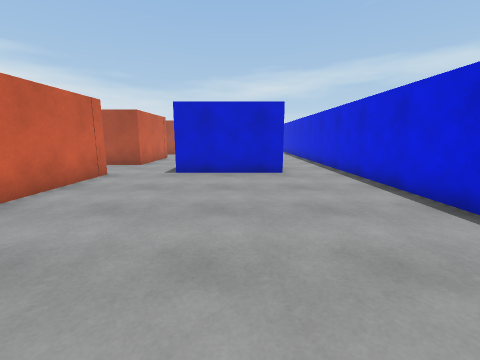
view 1 (above)

20 first-person views from a walk through a scene from a Unity 3-D project. The camera is 1.3 m above the floor, tilts 10° down and sees 90° across. The floor is counted in squares, 1 m on a side. Each view is taken from the middle of a square. On the plan, view 1 faces up. The plan holds only what a view shows up to about 12 squares ahead; the rest is blank.

view 2
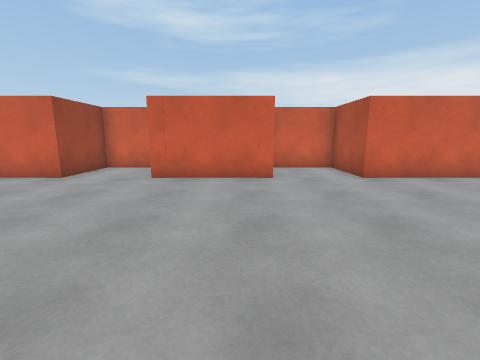

view 3
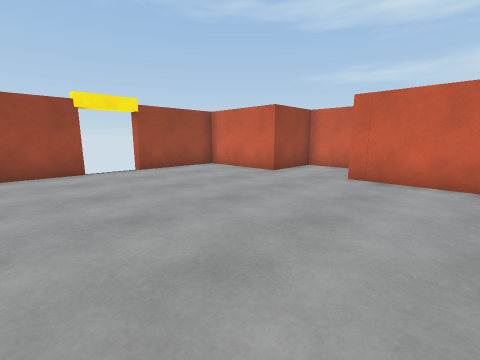

view 4
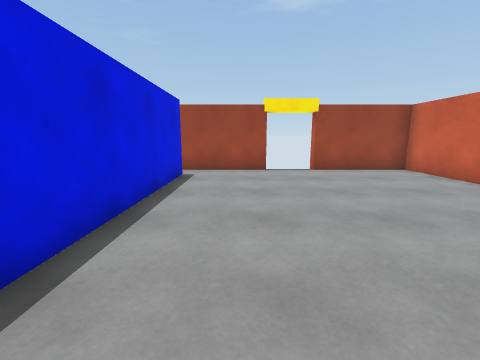

view 5
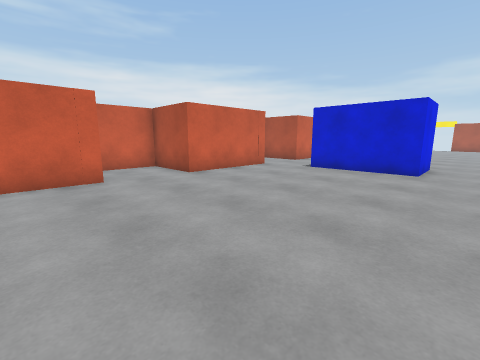

view 6
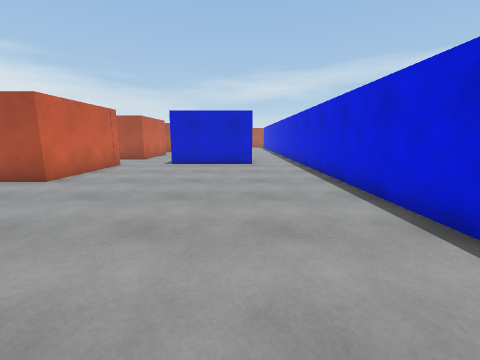

view 7
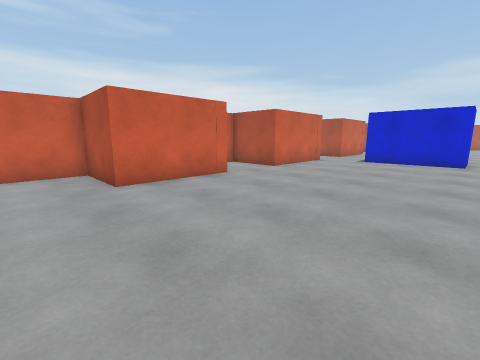

view 8
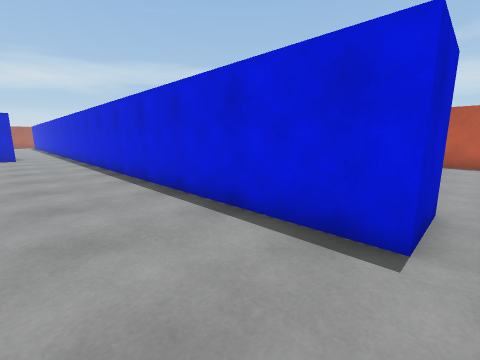

view 9
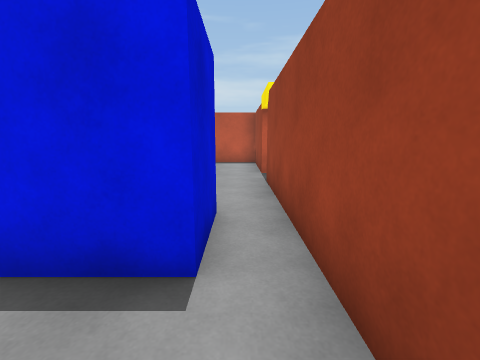

view 10
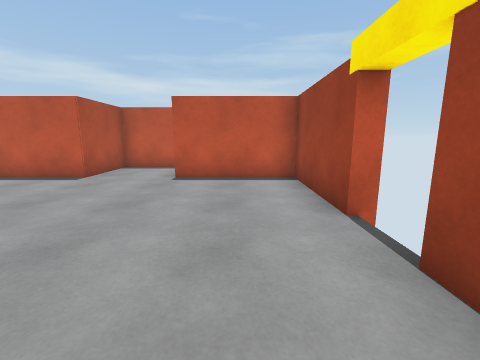

view 11
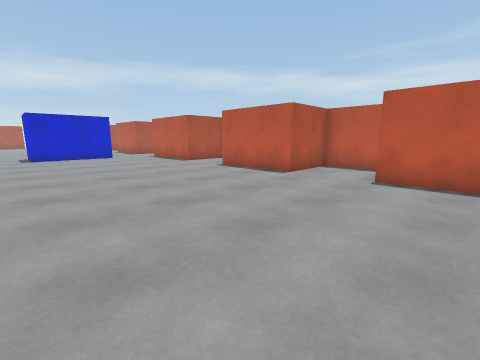

view 12
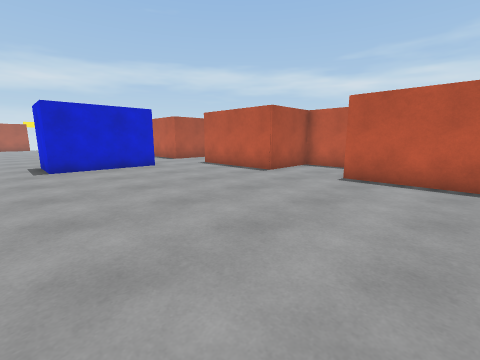

view 13
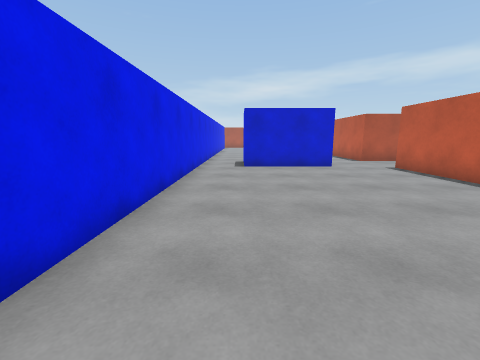

view 14
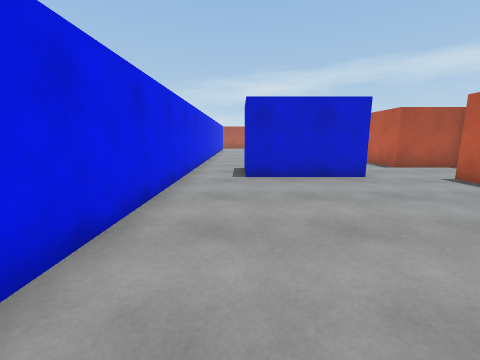

view 15
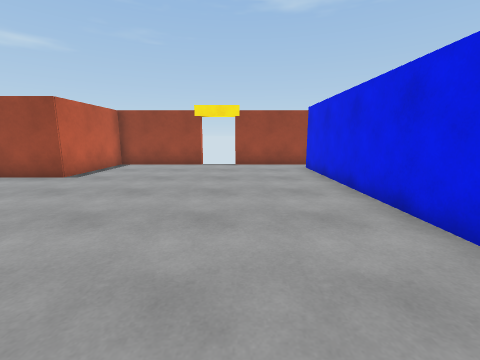

view 16
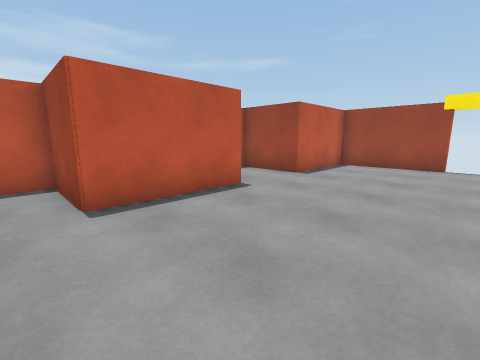

view 17
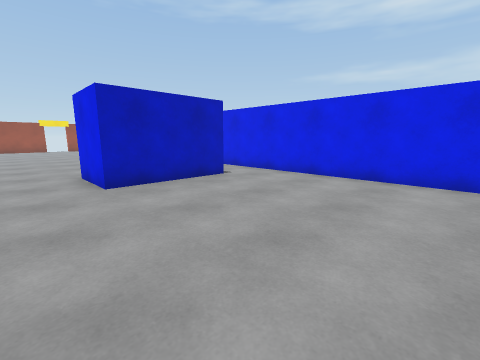

view 18
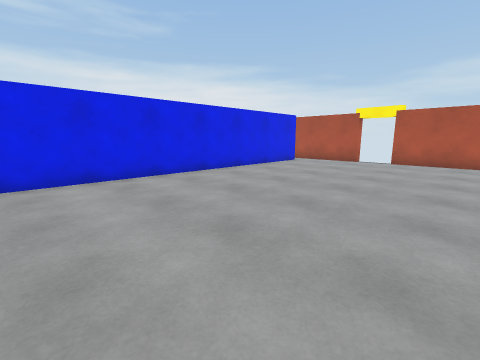

view 19
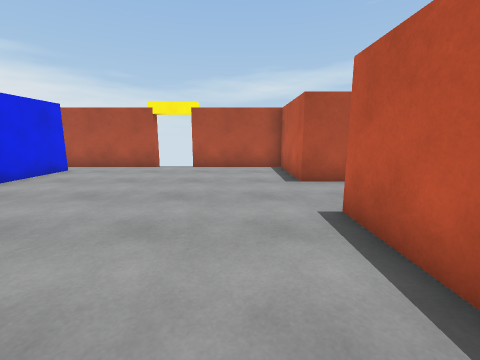

view 20
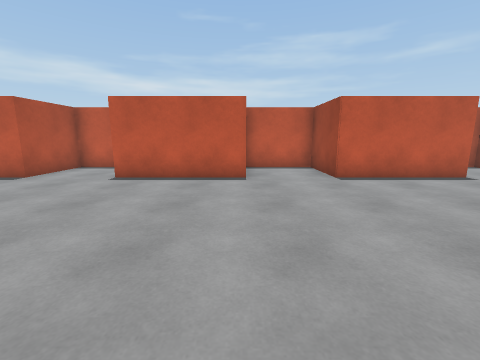

### Floor plan
Points are (right, up) in squares from view 1. A wall is a line through its corners. A room is listed if a view was taken in it or the views show most of it. See-through windows are left out.
Room 1 (views 1, 2, 3, 4, 5, 6, 7, 8, 9)
walls: (-4.8, 1.1) (-4.8, -2.9) (-7.6, -2.9) (-7.6, -5.8) (-4.8, -5.8) (-4.8, -9.8) (-1, -9.8); (0.9, -9.8) (3.6, -9.8); (4.1, -8.6) (4.1, 7.5); (1.6, 8.9) (-2.5, 8.9); (-4.8, 8.6) (-4.8, 4) (-7.6, 4) (-7.6, 1.4)
ways out: opening at (4, -9) to room 2; opening at (-3.5, 9); opening at (2.5, 8.5); gap at (-1, -10); gap at (1, -10)
Room 2 (views 10, 11, 12, 13, 14, 15, 16)
walls: (10.9, -9.8) (14.8, -9.8) (14.8, -5.8) (17.7, -5.8) (17.7, -2.9) (14.8, -2.9) (14.8, 1.1) (17.7, 1.1) (17.7, 4) (14.8, 4) (14.8, 7.4); (12.2, 8.9) (8.2, 8.9); (6.1, 8.4) (6.1, -8.6) (4.1, -8.6); (3.6, -9.8) (9.2, -9.8)
ways out: opening at (4, -9) to room 1; opening at (7, 9) to room 3; opening at (13.5, 8.5) to room 3; gap at (9, -10); gap at (11, -10)
Room 3 (views 17, 18, 19, 20)
walls: (14.8, 18.8) (14.8, 23.2); (17.7, 24.5) (17.7, 26.1) (14.8, 26.1) (14.8, 29.7) (10.9, 29.7); (9.2, 29.7) (5.2, 29.7); (6.1, 28.6) (6.1, 8.4); (17.6, 11.5) (14.8, 11.5) (14.8, 15.8) (17.7, 15.8) (17.7, 18.8); (8.2, 8.9) (8.2, 11.4) (12.2, 11.4) (12.2, 8.9); (14.8, 7.4) (14.8, 8.6)
ways out: opening at (7, 9) to room 2; opening at (13.5, 8.5) to room 2; gap at (9, 30); gap at (11, 30)

Where each view was taken, in squares from view 1:
view 1: 0 up, 0 right, facing up
view 2: 0 up, 3 right, facing left
view 3: 0 up, 3 right, facing down-left
view 4: 0 up, 2 right, facing down
view 5: 1 down, 3 right, facing up-left
view 6: 3 down, 1 right, facing up
view 7: 5 down, 2 right, facing up-left
view 8: 9 down, 1 right, facing up-right
view 9: 9 down, 2 right, facing right
view 10: 8 down, 7 right, facing right
view 11: 8 down, 7 right, facing up-right
view 12: 2 down, 7 right, facing up-right
view 13: 2 down, 8 right, facing up
view 14: 1 up, 8 right, facing up
view 15: 2 up, 9 right, facing down
view 16: 2 up, 10 right, facing down-right
view 17: 18 up, 14 right, facing down-left
view 18: 16 up, 14 right, facing up-left
view 19: 19 up, 13 right, facing up
view 20: 19 up, 7 right, facing right
